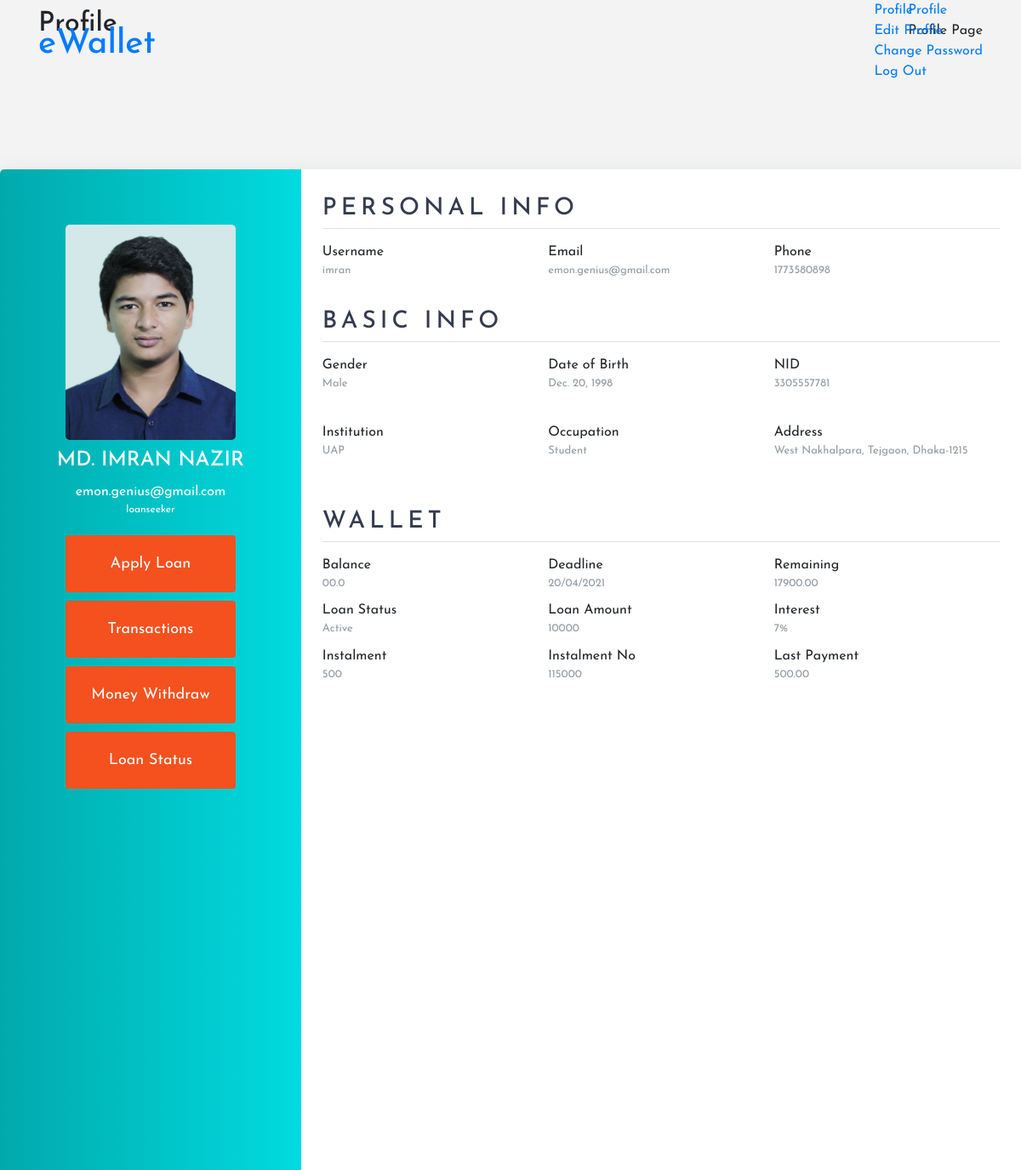
/profile/ (signed in), run on the app's committed database.
### loan_seeker/models.py (models this page shows, shortened)
class LoanSeeker(models.Model):
    wallet_no = models.AutoField(primary_key=True)
    username = models.OneToOneField(User, on_delete=models.CASCADE)
    name = models.CharField(max_length=50, default='')
    gender = models.CharField(max_length=6, default='')
    dob = models.DateField(auto_now=False, auto_now_add=False)
    occupation = models.CharField(max_length=50, default='')
    institution = models.CharField(max_length=50, default='')
    email = models.EmailField(max_length=50, default='')
    nid = models.CharField(max_length=17, default='')
    image = models.ImageField(upload_to='images', default='default.png')
    phone = models.CharField(max_length=11, default='')
    address = models.CharField(max_length=100, default='', null=True)
    class Meta:
        db_table = 'Loan_seeker'

### user_account/models.py (models this page shows)
class users_account(models.Model):
    username = models.OneToOneField(User, on_delete=models.CASCADE, default='')
    usertype = models.CharField(max_length=50, default='', null=True)
    class Meta:
        db_table = 'users_account'

### user_account/views.py (the view)
# urls.py: path('profile/', views.profile, name='profile'),
@login_required
def profile(request):
    if request.user.is_authenticated:
        user = User.objects.get(username__iexact=request.user)
        details = users_account.objects.get(username__exact=user)
        data = LoanSeeker.objects.get(username_id=details.username_id)
        context = {
            'usertype': details.usertype,
            'wallet_no': data.wallet_no,
            'username': data.username,
            'name': data.name,
            'gender': data.gender,
            'dob': data.dob,
            'occupation': data.occupation,
            'institution': data.institution,
            'email': data.email,
            'nid': data.nid,
            'image': data.image,
            'phone': data.phone,
            'address': data.address,
        }
        return render(request, 'profile.html', context)
    else:
        return render(request, '', {})

### templates/profile.html (shortened to what this page needs)
{% load static %}
<!DOCTYPE html>
<html lang="en">
   <head>
      <link href="{% static 'assets/vendor/bootstrap/css/bootstrap.min.css' %}" rel="stylesheet">
      <link href="{% static 'assets/vendor/icofont/icofont.min.css' %}" rel="stylesheet">
      <link href="{% static 'assets/vendor/boxicons/css/boxicons.min.css' %}" rel="stylesheet">
      <link href="{% static 'assets/vendor/animate.css/animate.min.css' %}" rel="stylesheet">
      <link href="{% static 'assets/vendor/remixicon/remixicon.css' %}" rel="stylesheet">
      <link href="{% static 'assets/vendor/line-awesome/css/line-awesome.min.css' %}" rel="stylesheet">
      <link href="{% static 'assets/vendor/venobox/venobox.css' %}" rel="stylesheet">
      <link href="{% static 'assets/vendor/owl.carousel/assets/owl.carousel.min.css' %}" rel="stylesheet">
      <link href="{% static 'assets/vendor/aos/aos.css' %}" rel="stylesheet">
      <link href="{% static 'assets/css/style.css' %}" rel="stylesheet">
      <link href="{% static 'css/profile.css' %}" rel="stylesheet">
      <link href="{% static 'css/button-style.css' %}" rel="stylesheet">
   </head>
   <body>
      <header id="header" class="fixed-top d-flex align-items-center ">
         <div class="container d-flex align-items-center">
            <div class="logo mr-auto">
               <h1 class="text-light"><a href="{% url 'profile' %}">eWallet</a></h1>
            </div>
            <nav class="nav-menu d-none d-lg-block">
               <ul>
                  <li><a href="{% url 'profile' %}">Profile</a></li>
                  <li><a href="#">Edit Profile</a></li>
                  <li><a href="{% url 'password_change' %}">Change Password</a></li>
                  <li><a href="{% url 'signout' %}">Log Out</a></li>
               </ul>
            </nav>
         </div>
      </header>
      <main id="main">
         <section class="breadcrumbs">
            <div class="container">
               <div class="d-flex justify-content-between align-items-center">
                  <h2>Profile</h2>
                  <ol>
                     <li><a href="#">Profile</a></li>
                     <li>Profile Page</li>
                  </ol>
               </div>
            </div>
         </section>
         <section class="inner-page">
            <div class="container">
               <div class="wrapper">
                  <div class="left">
                     <img src="{{ image }}" alt="user" width="200">
                     <h4>{{ name }}</h4>
                     <a>{{ email }}</a>
                     <p>{{ usertype }}</p>
                     <button onclick="location.href = {% url 'loan_app' %} " class="button"><span>Apply Loan</span></button>
                     <button onclick="location.href='https://www.google.com'" class="button"><span>Transactions</span></button>
                     <button onclick="location.href='https://www.google.com'" class="button"><span>Money Withdraw</span></button>
                     <button onclick="location.href='{% url 'loan_status' %}'" class="button"><span>Loan Status</span></button>
                  </div>
                  <div class="right">
                     <div class="info">
                        <h3>Personal Info</h3>
                        <div class="info_data">
                           <div class="data">
                              <a>Username</a>
                              <p>{{ username }}</p>
                           </div>
                           <div class="data">
                              <a>Email</a>
                              <p>{{ email }}</p>
                           </div>
                           <div class="data">
                              <a>Phone</a>
                              <p>{{ phone }}</p>
                           </div>
                        </div>
                     </div>
                     <div class="info">
                        <h3>Basic Info</h3>
                        <div class="info_data">
                           <div class="data">
                              <a>Gender</a>
                              <p>{{ gender }}</p>
                           </div>
                           <div class="data">
                              <a>Date of Birth</a>
                              <p>{{ dob }}</p>
                           </div>
                           <div class="data">
                              <a>NID</a>
                              <p>{{ nid }}</p>
                           </div>
                        </div>
                     </div>
                     <div class="Wallet">
                        <div class="projects_data">
                           <div class="data">
                              <a>Institution</a>
                              <p>{{ institution }}</p>
                           </div>
                           <div class="data">
                              <a>Occupation</a>
                              <p>{{ occupation }}</p>
                           </div>
                           <div class="data">
                              <a>Address</a>
                              <p>{{ address }}</p>
                           </div>
                        </div>
                     </div>
                     <br>
                     <br>
                     {% block loan_seeker %}
                     {% if usertype == 'loanseeker' %}
                     <div class="projects">
                        <h3>Wallet</h3>
                        <div class="Wallet">
                           <div class="projects_data">
                              <div class="data">
                                 <a>Balance</a>
                                 <p>00.0</p>
                              </div>
                              <div class="data">
                                 <a>Deadline</a>
                                 <p>20/04/2021</p>
                              </div>
                              <div class="data">
                                 <a>Remaining</a>
                                 <p>17900.00</p>
                              </div>
                           </div>
                        </div>
                        <div class="Wallet">
                           <div class="projects_data">
                              <div class="data">
                                 <a>Loan Status</a>
                                 <p>Active</p>
                              </div>
                              <div class="data">
                                 <a>Loan Amount</a>
                                 <p>10000</p>
                              </div>
                              <div class="data">
                                 <a>Interest</a>
                                 <p>7%</p>
                              </div>
                           </div>
                        </div>
                        <div class="Wallet">
                           <div class="projects_data">
                              <div class="data">
                                 <a>Instalment</a>
                                 <p>500</p>
                              </div>
                              <div class="data">
                                 <a>Instalment No</a>
                                 <p>115000</p>
                              </div>
                              <div class="data">
                                 <a>Last Payment</a>
                                 <p>500.00</p>
                              </div>
                           </div>
                        </div>
                     </div>
                     {% endif %}
                     {% endblock %}
                  </div>
               </div>
            </div>
         </section>
      </main>
      <a href="#" class="back-to-top"><i class="ri-arrow-up-line"></i></a>
   </body>
</html>

### static/css/style.css (style rules this page uses)
body { margin: 0; }

### static/css/profile.css (style rules this page uses)
* { margin: 0; padding: 0; box-sizing: border-box; list-style: none; font-family: 'Josefin Sans', sans-serif; }
body { background-color: #f3f3f3; }
.wrapper { position: absolute; top: 14.5%; left: 0%; transform: translate(0%, 0%); width: 100%; height: 100%; display: flex; box-shadow: 0 1px 20px 0 rgba(69,90,100,.08); }
.wrapper .left { width: 40%; background: linear-gradient(to right,#01a9ac,#01dbdf); padding: 65px 35px; border-top-left-radius: 5px; border-bottom-left-radius: 5px; text-align: center; color: #fff; }
.wrapper .left img { border-radius: 5px; margin-bottom: 10px; }
.wrapper .left h4 { margin-bottom: 10px; }
.wrapper .left p { font-size: 12px; }
.wrapper .right { width: 100%; background: #fff; padding: 30px 25px; }
.wrapper .right .info, .wrapper .right .projects { margin-bottom: 25px; }
.wrapper .right .info h3, .wrapper .right .projects h3 { margin-bottom: 15px; padding-bottom: 5px; border-bottom: 1px solid #e0e0e0; color: #353c4e; text-transform: uppercase; letter-spacing: 5px; }
.wrapper .right .info_data, .wrapper .right .projects_data { display: flex; justify-content: space-between; }
.wrapper .right .info_data .data, .wrapper .right .projects_data .data { width: 45%; }
.wrapper .right .info_data .data p, .wrapper .right .projects_data .data p { font-size: 13px; margin-bottom: 10px; color: #919aa3; }

### static/css/button-style.css (style rules this page uses)
.button { border-radius: 4px; background-color: #f4511e; border: none; color: #FFFFFF; text-align: center; font-size: 18px; padding: 20px; width: 200px; transition: all 0.5s; cursor: pointer; margin: 5px; }
.button span { cursor: pointer; display: inline-block; position: relative; transition: 0.5s; }
.button span:after { content: '\00bb'; position: absolute; opacity: 0; top: 0; right: -20px; transition: 0.5s; }

### data on the page
LoanSeeker: image (picture), name "MD. IMRAN NAZIR", email "emon.genius@gmail.com", phone "1773580898", gender "Male", dob "Dec. 20, 1998", nid "3305557781", institution "UAP", occupation "Student", address "West Nakhalpara, Tejgaon, Dhaka-1215"
users_account: usertype "loanseeker"

### other printed values
{{ username }} "imran"
